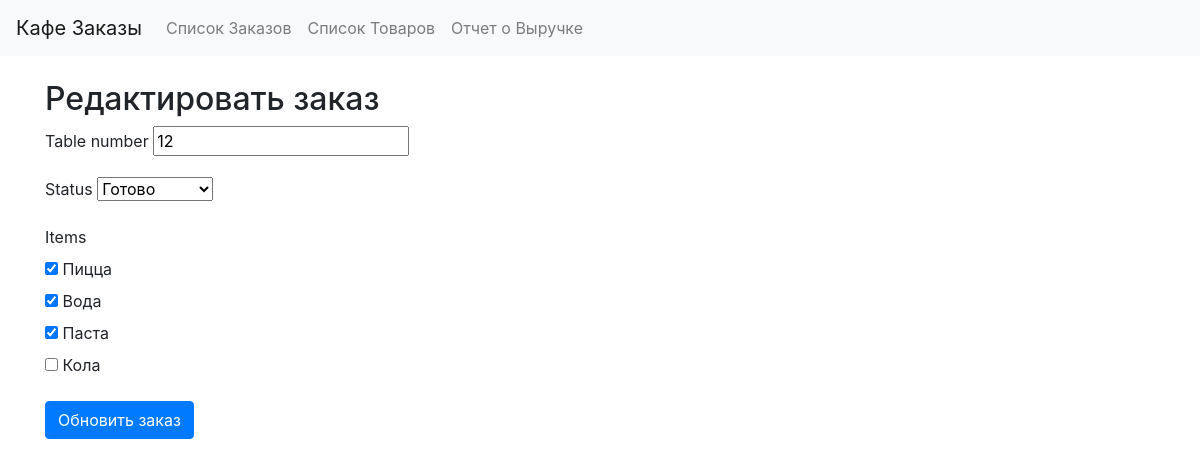
/orders/edit/12/, run on an earlier commit of the app's database.
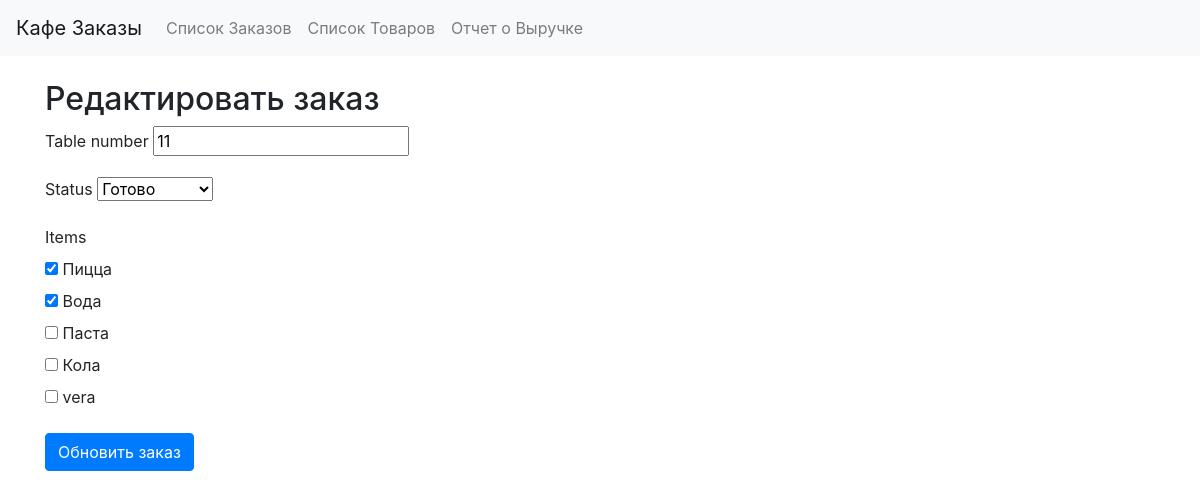
And on a later commit of the database.
### orders/models.py (models this page shows, shortened)
class Order(models.Model):
    STATUS_CHOICES: List[tuple] = [
        ('pending', 'В ожидании'),
        ('ready', 'Готово'),
        ('paid', 'Оплачено'),
    ]
    table_number: int = models.IntegerField()
    items: models.ManyToManyField = models.ManyToManyField(Item, related_name='orders')
    total_price: float = models.DecimalField(max_digits=10, decimal_places=2, editable=False, default=0)
    status: str = models.CharField(max_length=10, choices=STATUS_CHOICES, default='pending')

### orders/views.py (the view)
# urls.py: path('edit/<int:order_id>/', order_edit, name='order_edit'),
def order_edit(request: Any, order_id: int) -> render:
    order = get_object_or_404(Order, id=order_id)
    if request.method == 'POST':
        order_form = OrderForm(request.POST, instance=order)
        if order_form.is_valid():
            try:
                order_form.save()
                return redirect('order_list')
            except Exception as e:
                print(e)
                return render(request, 'orders/order_form.html', {
                    'order_form': order_form,
                    'order': order,
                    'error': 'Ошибка при редактировании заказа. Пожалуйста, проверьте данные.'
                })
    else:
        order_form = OrderForm(instance=order)
    return render(request, 'orders/order_form.html', {
        'order_form': order_form,
        'order': order,
    })

### orders/forms.py
class OrderForm(forms.ModelForm):
    items = forms.ModelMultipleChoiceField(queryset=Item.objects.all(), widget=forms.CheckboxSelectMultiple)
    class Meta:
        model = Order
        fields = ['table_number', 'status', 'items']

### orders/models.py (called while the page is built)
    def __str__(self) -> str:
        return self.name

### orders/templates/orders/order_form.html (shortened to what this page needs)
{% extends 'base.html' %}
{% block content %}
    <h2>{% if order_form.instance.id %}Редактировать заказ{% else %}Создать новый заказ{% endif %}</h2>
    <form method="post" class="form-group">
        <div class="mb-3">
            <label for="{{ order_form.table_number.id_for_label }}">{{ order_form.table_number.label }}</label>
            {{ order_form.table_number }}
        </div>
        <div class="mb-3">
            <label for="{{ order_form.status.id_for_label }}">{{ order_form.status.label }}</label>
            {{ order_form.status }}
        </div>
        <div class="mb-3">
            <label for="{{ order_form.items.id_for_label }}">{{ order_form.items.label }}</label>
            {{ order_form.items }}
        </div>
        <button type="submit" class="btn btn-primary">{% if order_form.instance.id %}Обновить заказ{% else %}Создать заказ{% endif %}</button>
    </form>
{% endblock %}

What changed in the data, as far as the page shows it:
changed Order "Готово": table_number "12" → "11"
Also different on the page:
form field items: "☑ ☑ ☑ ☐" → "☑ ☑ ☐ ☐ ☐"
text no longer shown: "Пицца Вода Паста Кола"
text now shown: "Пицца Вода Паста Кола vera"
